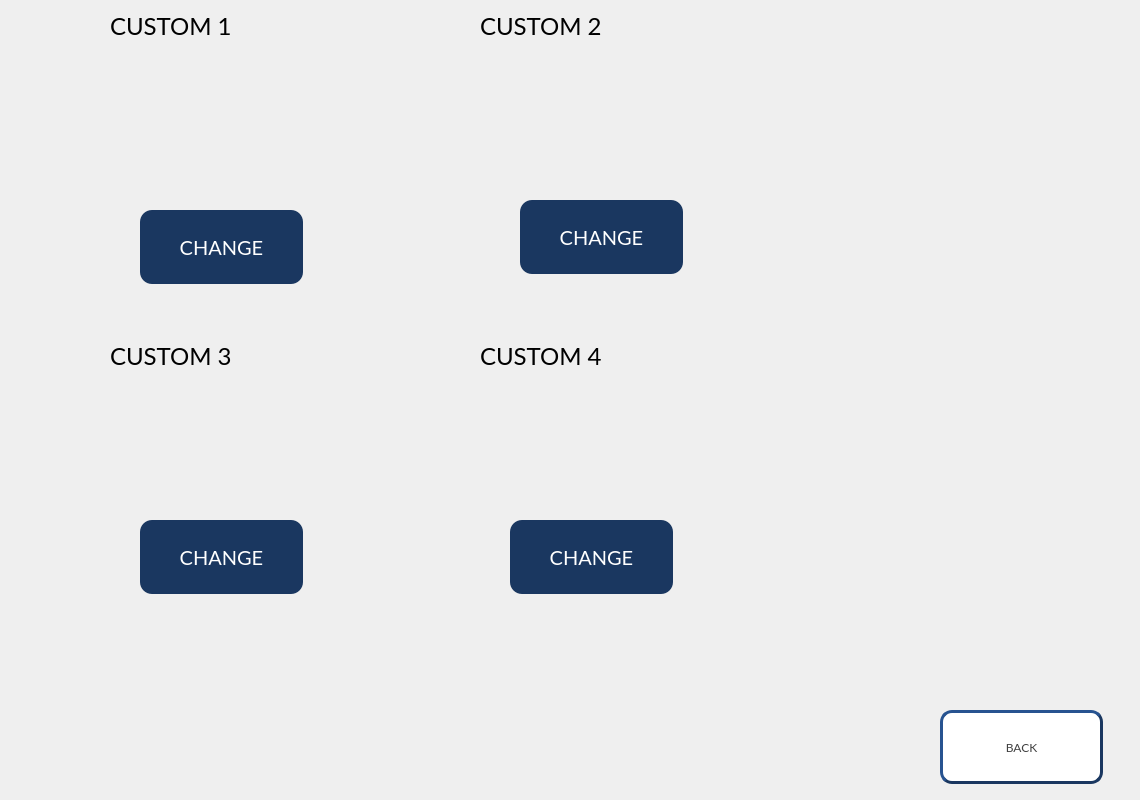
<?xml version="1.0" encoding="UTF-8"?>
<ui version="4.0">
 <class>HNS_TM_Custom_Msg</class>
 <widget class="QWidget" name="HNS_TM_Custom_Msg">
  <property name="geometry">
   <rect>
    <x>0</x>
    <y>0</y>
    <width>1140</width>
    <height>800</height>
   </rect>
  </property>
  <property name="windowTitle">
   <string>Form</string>
  </property>
  <widget class="HNS_Message_Preview" name="GV_Custom_Preview1" native="true">
   <property name="geometry">
    <rect>
     <x>110</x>
     <y>40</y>
     <width>230</width>
     <height>125</height>
    </rect>
   </property>
   <property name="styleSheet">
    <string notr="true"/>
   </property>
  </widget>
  <widget class="HNS_Message_Preview" name="GV_Custom_Preview2" native="true">
   <property name="geometry">
    <rect>
     <x>480</x>
     <y>40</y>
     <width>230</width>
     <height>125</height>
    </rect>
   </property>
   <property name="styleSheet">
    <string notr="true"/>
   </property>
  </widget>
  <widget class="HNS_Message_Preview" name="GV_Custom_Preview3" native="true">
   <property name="geometry">
    <rect>
     <x>110</x>
     <y>370</y>
     <width>230</width>
     <height>125</height>
    </rect>
   </property>
   <property name="styleSheet">
    <string notr="true"/>
   </property>
  </widget>
  <widget class="HNS_Message_Preview" name="GV_Custom_Preview4" native="true">
   <property name="geometry">
    <rect>
     <x>480</x>
     <y>370</y>
     <width>230</width>
     <height>125</height>
    </rect>
   </property>
   <property name="styleSheet">
    <string notr="true"/>
   </property>
  </widget>
  <widget class="QPushButton" name="PB_Change_Custom1">
   <property name="geometry">
    <rect>
     <x>140</x>
     <y>210</y>
     <width>163</width>
     <height>74</height>
    </rect>
   </property>
   <property name="font">
    <font>
     <family>Lato</family>
     <pointsize>15</pointsize>
    </font>
   </property>
   <property name="styleSheet">
    <string notr="true">QPushButton{
	background-color:#1A3760;
	color:#FFFFFF;
	border-radius:12px;
}</string>
   </property>
   <property name="text">
    <string>CHANGE</string>
   </property>
  </widget>
  <widget class="QPushButton" name="PB_Change_Custom2">
   <property name="geometry">
    <rect>
     <x>520</x>
     <y>200</y>
     <width>163</width>
     <height>74</height>
    </rect>
   </property>
   <property name="font">
    <font>
     <family>Lato</family>
     <pointsize>15</pointsize>
    </font>
   </property>
   <property name="styleSheet">
    <string notr="true">QPushButton{
	background-color:#1A3760;
	color:#FFFFFF;
	border-radius:12px;
}</string>
   </property>
   <property name="text">
    <string>CHANGE</string>
   </property>
  </widget>
  <widget class="QPushButton" name="PB_Change_Custom3">
   <property name="geometry">
    <rect>
     <x>140</x>
     <y>520</y>
     <width>163</width>
     <height>74</height>
    </rect>
   </property>
   <property name="font">
    <font>
     <family>Lato</family>
     <pointsize>15</pointsize>
    </font>
   </property>
   <property name="styleSheet">
    <string notr="true">QPushButton{
	background-color:#1A3760;
	color:#FFFFFF;
	border-radius:12px;
}</string>
   </property>
   <property name="text">
    <string>CHANGE</string>
   </property>
  </widget>
  <widget class="QPushButton" name="PB_Change_Custom4">
   <property name="geometry">
    <rect>
     <x>510</x>
     <y>520</y>
     <width>163</width>
     <height>74</height>
    </rect>
   </property>
   <property name="font">
    <font>
     <family>Lato</family>
     <pointsize>15</pointsize>
    </font>
   </property>
   <property name="styleSheet">
    <string notr="true">QPushButton{
	background-color:#1A3760;
	color:#FFFFFF;
	border-radius:12px;
}</string>
   </property>
   <property name="text">
    <string>CHANGE</string>
   </property>
  </widget>
  <widget class="QPushButton" name="PB_Back">
   <property name="geometry">
    <rect>
     <x>940</x>
     <y>710</y>
     <width>163</width>
     <height>74</height>
    </rect>
   </property>
   <property name="font">
    <font>
     <family>Lato</family>
    </font>
   </property>
   <property name="styleSheet">
    <string notr="true">QPushButton{
	background-color:#FFFFFF;
	color:#414141;
	border-style:outset;
	border-width:3px;
	border-color:#1A3760;
	border-radius:12px;
}</string>
   </property>
   <property name="text">
    <string>BACK</string>
   </property>
  </widget>
  <widget class="QLabel" name="label">
   <property name="geometry">
    <rect>
     <x>110</x>
     <y>10</y>
     <width>231</width>
     <height>31</height>
    </rect>
   </property>
   <property name="font">
    <font>
     <family>Lato</family>
     <pointsize>18</pointsize>
    </font>
   </property>
   <property name="text">
    <string>CUSTOM 1</string>
   </property>
  </widget>
  <widget class="QLabel" name="label_2">
   <property name="geometry">
    <rect>
     <x>480</x>
     <y>10</y>
     <width>231</width>
     <height>31</height>
    </rect>
   </property>
   <property name="font">
    <font>
     <family>Lato</family>
     <pointsize>18</pointsize>
    </font>
   </property>
   <property name="text">
    <string>CUSTOM 2</string>
   </property>
  </widget>
  <widget class="QLabel" name="label_3">
   <property name="geometry">
    <rect>
     <x>110</x>
     <y>340</y>
     <width>231</width>
     <height>31</height>
    </rect>
   </property>
   <property name="font">
    <font>
     <family>Lato</family>
     <pointsize>18</pointsize>
    </font>
   </property>
   <property name="text">
    <string>CUSTOM 3</string>
   </property>
  </widget>
  <widget class="QLabel" name="label_4">
   <property name="geometry">
    <rect>
     <x>480</x>
     <y>340</y>
     <width>231</width>
     <height>31</height>
    </rect>
   </property>
   <property name="font">
    <font>
     <family>Lato</family>
     <pointsize>18</pointsize>
    </font>
   </property>
   <property name="text">
    <string>CUSTOM 4</string>
   </property>
  </widget>
 </widget>
 <customwidgets>
  <customwidget>
   <class>HNS_Message_Preview</class>
   <extends>QWidget</extends>
   <header>hns_message_preview.h</header>
   <container>1</container>
  </customwidget>
 </customwidgets>
 <resources/>
 <connections/>
</ui>
